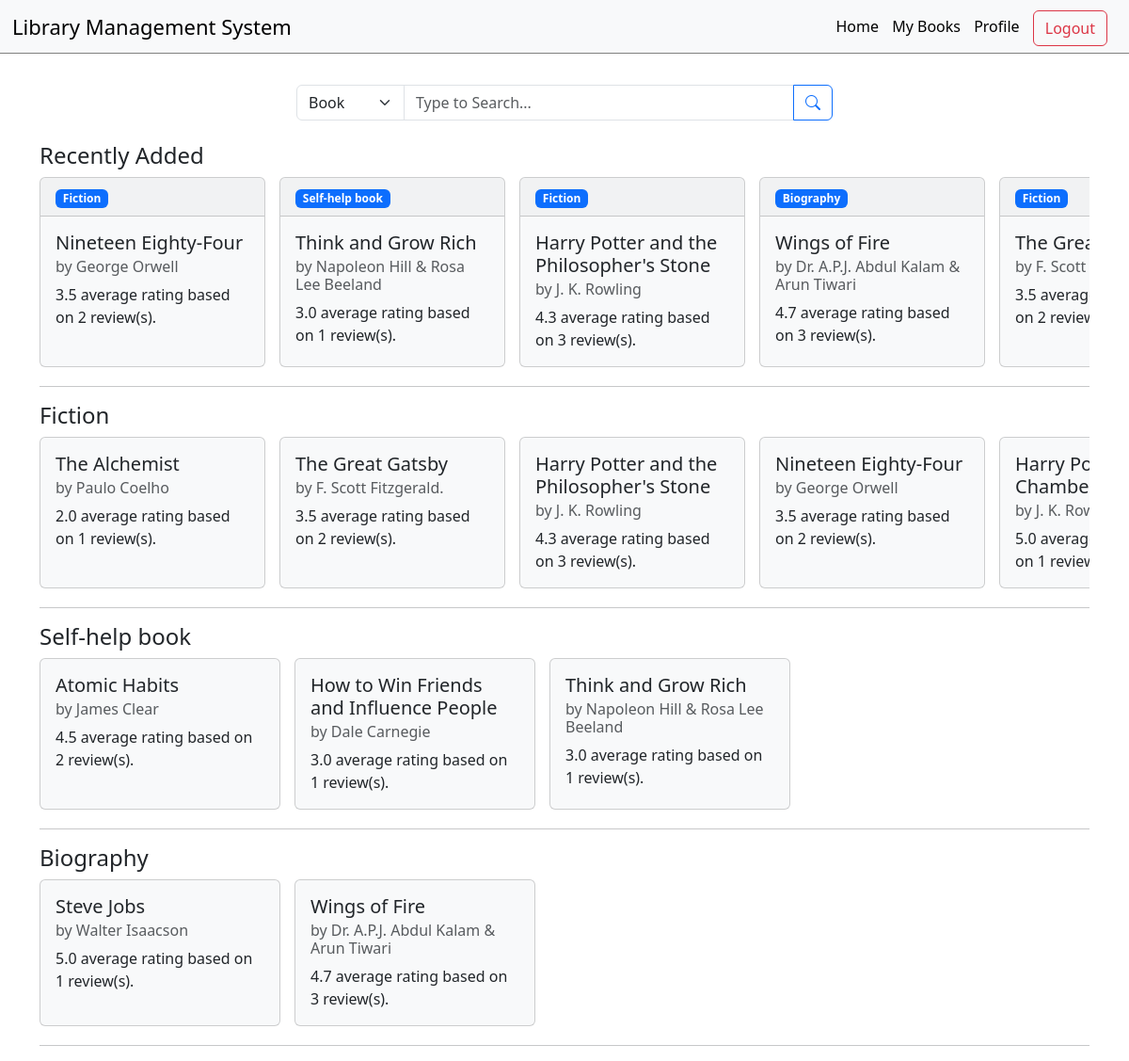
/ (signed in), run on the app's committed database.
### models.py (models this page shows)
class Books(db.Model):
    id = db.Column(db.Integer, primary_key = True)
    title = db.Column(db.String, nullable = False)
    author = db.Column(db.String, nullable = False)
    content = db.Column(db.String)
    added_on = db.Column(db.DateTime, nullable = False)
    price = db.Column(db.Float, nullable = False)
    section_id = db.Column(db.Integer, db.ForeignKey("sections.id"))
    borrows = db.relationship('Borrowings', backref = 'book', cascade = 'all, delete')
    bought  = db.relationship('Buys', backref = 'book', cascade = 'all, delete')
    reqst  = db.relationship('Requests', backref = 'book', cascade = 'all, delete')
    reviews = db.relationship('Reviews', backref = 'book', cascade = 'all, delete')

class Sections(db.Model):
    id = db.Column(db.Integer, primary_key=True)
    name = db.Column(db.String, unique=True, nullable = False)
    description = db.Column(db.String)
    created_on = db.Column(db.DateTime, nullable = False)
    books = db.relationship('Books', backref = 'section', cascade = 'all, delete')

### routes.py (the view)
@app.route('/')
@login_required
def index():
    user = Users.query.get(session['user_id'])
    if not user:
        return redirect(url_for('logout'))
    if user.is_admin:
        return redirect(url_for('admin'))
    srch_filter =  {1:'Book', 2:'Section', 3:'Author'}
    books = Books.query.order_by(Books.added_on.desc()).all()
    sections = Sections.query.all()
    avg_rating=get_avg_rating()
    return render_template('index.html', books=books, sections=sections, srch_filter=srch_filter, avg_rating=avg_rating, user=user)

### func.py (called while the page is built)
def get_avg_rating():
    reviews = Reviews.query.all()
    rating_book = {}
    for x in reviews:
        if x.book_id in rating_book.keys():
            rating_book[x.book_id].append(x.rating)
        else:
            rating_book[x.book_id]= [x.rating]
    avg_rating = {}
    for x in rating_book.keys():
        avg_rating[x] = round((sum(rating_book[x])/len(rating_book[x])), 1)
    return avg_rating

### routes.py (called while the page is built)
def login_required(func):
    @wraps(func)
    def inner(*args, **kwargs):
        if "user_id" not in session:
            flash("Please login to continue!!", category="error")
            return redirect(url_for('login'))
        return func(*args, **kwargs)
    return inner

### templates/index.html (shortened to what this page needs)
{% extends 'layout.html' %}
{% block style %}
<link rel="stylesheet" href="/static/search_box.css">
{% endblock %}
{% block content %}
<div id="search-box">
    <form action="{{url_for('search')}}" class="input-group">
        <select class="form-select" name="filter">
            {% for item in srch_filter %}
            <option value="{{item}}">{{srch_filter[item]}}</option>
            {% endfor %}
        </select>
        <input type="text" class="form-control" placeholder="Type to Search..." name="value" id="search">
        <button type="submit" class="btn btn-outline-primary"> <i class="bi bi-search"> </i></button>
    </form>
</div>
<div>
    {% if books|length >0 %}
    <h4>Recently Added</h4>
    <div class="card-grp">
        {% for book in books[:5] %}
        <div class="card bg-light" style="min-width: 15rem; max-width: 16rem;">
            <div class="card-header">
                <span class="badge text-bg-primary">{{book.section.name}}</span>
            </div>
            <div class="card-body">
                <h5 class="card-title">{{book.title}}</h5>
                <h6 class="card-subtitle mb-2 text-body-secondary">by {{book.author}}</h6>
                <div class="fw-light">
                    {% if book.reviews|length>0 %}
                    {{avg_rating[book.id]}} average rating based on {{book.reviews|length}} review(s).
                    {% else %}
                    No reviews yet
                    {% endif %}
                </div>
            </div>
        </div>
        {% endfor %}
    </div>
    <hr>
    {% endif %}
</div>
{% for section in sections %}
<div>
    {% if section.books|length >0 %}
    <h4>{{section.name}}</h4>
    <div class="card-grp">
        {% for book in section.books %}
        <div class="card bg-light" style="min-width: 15rem; max-width: 16rem;">
            <div class="card-body">
                <h5 class="card-title">{{book.title}}</h5>
                <h6 class="card-subtitle mb-2 text-body-secondary">by {{book.author}} </h6>
                <div class="fw-light">
                    {% if book.reviews|length>0 %}
                    {{avg_rating[book.id]}} average rating based on {{book.reviews|length}} review(s).
                    {% else %}
                    No reviews yet
                    {% endif %}
                </div>
            </div>
        </div>
        {% endfor %}
    </div>
    <hr>
    {% endif %}
</div>
{% endfor %}
{% endblock %}

### templates/layout.html (shortened to what this page needs)
<!DOCTYPE html>
<html lang="en">
<head>
    <link href="https://cdn.jsdelivr.net/npm/bootstrap@5.3.2/dist/css/bootstrap.min.css" rel="stylesheet"
>
    <link rel="stylesheet" href="https://cdn.jsdelivr.net/npm/bootstrap-icons@1.11.3/font/bootstrap-icons.min.css">
    <link rel="stylesheet" href="/static/style.css">
    <link rel="stylesheet" href="/static/navbar.css">
    {% block style %}
    {% endblock %}
</head>
<body>
    {% include 'navbar.html' %}
    <div class="container" style="margin-top: 75px;">
        {% block content %}
        {% endblock %}
    </div>
</body>
</html>

### templates/navbar.html (shortened to what this page needs)
<div id="topnav">
    <a id="logo" class="navbar-link" href="/">Library Management System</a>
    <div id="rt" class="nav-link">
        {% if 'user_id' in session %}
            {% if is_admin %}
            <a class="navbar-link" href="/admin">Stats</a>
            <a class="navbar-link" href="/manage">Manage</a>
            <a class="navbar-link" href="/requests">Requests</a>
            {% else %}
            <a class="navbar-link" href="/">Home</a>
            <a class="navbar-link" href="/mybooks">My Books</a>
            {% endif %}
        <a class="navbar-link" href="/profile">Profile</a>
        <a class="btn btn-outline-danger" href="/logout">Logout</a>
        {% endif %}
    </div>
</div>

### static/style.css (style rules this page uses)
.card-grp { display: flex; gap: 15px; overflow-x: auto; margin-bottom: 20px; }

### static/navbar.css (style rules this page uses)
#topnav { width: 100%; z-index: 5; position: fixed; top: 0; left: 0; background-color: #f8f9fa; border-bottom: 1px solid gray; padding: 8px; }
.navbar-link { display: inline-block; margin: auto; padding-right: 10px; height: 40px; color: black; text-align: center; line-height: 40px; text-decoration: none; }
#logo { margin-left: 5px; width: auto; font-size: 22px; font-weight: 400; }
#rt { margin-right: 15px; padding: 8px; position: absolute; top: 0; right: 0; }

### static/search_box.css (style rules this page uses)
input,button, select { margin-bottom: 8px; }
#search-box { border-radius: 10px; margin: auto; padding: 15px; width: 600px; }
#search { width: 350px; }

### data on the page
Books: section.name "Fiction", title "Nineteen Eighty-Four", author "George Orwell", avg_rating "3.5", reviews|length "2"
Books: section.name "Self-help book", title "Think and Grow Rich", author "Napoleon Hill & Rosa Lee Beeland", avg_rating "3.0", reviews|length "1"
Books: section.name "Fiction", title "Harry Potter and the Philosopher's Stone", author "J. K. Rowling", avg_rating "4.3", reviews|length "3"
Books: section.name "Biography", title "Wings of Fire", author "Dr. A.P.J. Abdul Kalam & Arun Tiwari", avg_rating "4.7", reviews|length "3"
Books: section.name "Fiction", title "The…", author "F. Scott…", id "3.5", reviews|length "2", title "The Great Gatsby", author "F. Scott Fitzgerald."
Sections: name "Fiction"
Books: title "The Alchemist", author "Paulo Coelho", avg_rating "2.0", reviews|length "1"
Books: title "Harry…", author "J. K.…", avg_rating "5.0", reviews|length "1"
Sections: name "Self-help book"
Books: title "Atomic Habits", author "James Clear", avg_rating "4.5", reviews|length "2"
Books: title "How to Win Friends and Influence People", author "Dale Carnegie", avg_rating "3.0", reviews|length "1"
Sections: name "Biography"
Books: title "Steve Jobs", author "Walter Isaacson", avg_rating "5.0", reviews|length "1"

### other printed values
form field filter "Book"
